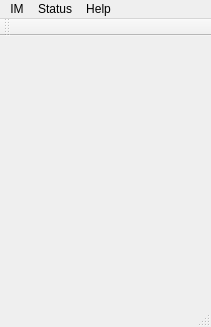
<?xml version="1.0" encoding="UTF-8"?>
<ui version="4.0">
 <class>MainWindow</class>
 <widget class="QMainWindow" name="MainWindow">
  <property name="geometry">
   <rect>
    <x>0</x>
    <y>0</y>
    <width>211</width>
    <height>327</height>
   </rect>
  </property>
  <property name="windowTitle">
   <string>MainWindow</string>
  </property>
  <widget class="QWidget" name="centralWidget"/>
  <widget class="QMenuBar" name="menuBar">
   <property name="geometry">
    <rect>
     <x>0</x>
     <y>0</y>
     <width>211</width>
     <height>24</height>
    </rect>
   </property>
   <widget class="QMenu" name="menuIM">
    <property name="title">
     <string>IM</string>
    </property>
    <addaction name="actionNew_contact"/>
    <addaction name="actionNew_message"/>
    <addaction name="actionGroupchat_bookmarks"/>
    <addaction name="separator"/>
    <addaction name="actionSettings"/>
    <addaction name="separator"/>
    <addaction name="actionQuit"/>
   </widget>
   <widget class="QMenu" name="menuStatus">
    <property name="title">
     <string>Status</string>
    </property>
    <addaction name="actionAvailable"/>
    <addaction name="actionFree_for_chat"/>
    <addaction name="actionAway"/>
    <addaction name="actionExtended_away"/>
    <addaction name="actionDo_not_disturb"/>
    <addaction name="separator"/>
    <addaction name="actionOffline"/>
   </widget>
   <widget class="QMenu" name="menuHelp">
    <property name="title">
     <string>Help</string>
    </property>
    <addaction name="actionOnline_help"/>
    <addaction name="actionSupport_room"/>
    <addaction name="separator"/>
    <addaction name="actionAbout_ACId"/>
    <addaction name="actionAbout_Qt"/>
   </widget>
   <addaction name="menuIM"/>
   <addaction name="menuStatus"/>
   <addaction name="menuHelp"/>
  </widget>
  <widget class="QToolBar" name="mainToolBar">
   <attribute name="toolBarArea">
    <enum>TopToolBarArea</enum>
   </attribute>
   <attribute name="toolBarBreak">
    <bool>false</bool>
   </attribute>
  </widget>
  <widget class="QStatusBar" name="statusBar"/>
  <action name="actionQuit">
   <property name="text">
    <string>Quit</string>
   </property>
  </action>
  <action name="actionAvailable">
   <property name="text">
    <string>Available</string>
   </property>
  </action>
  <action name="actionAway">
   <property name="text">
    <string>Away</string>
   </property>
  </action>
  <action name="actionExtended_away">
   <property name="text">
    <string>Extended away</string>
   </property>
  </action>
  <action name="actionDo_not_disturb">
   <property name="text">
    <string>Do not disturb</string>
   </property>
  </action>
  <action name="actionOffline">
   <property name="text">
    <string>Offline</string>
   </property>
  </action>
  <action name="actionAbout_ACId">
   <property name="text">
    <string>About ACId…</string>
   </property>
  </action>
  <action name="actionAbout_Qt">
   <property name="text">
    <string>About Qt…</string>
   </property>
  </action>
  <action name="actionOnline_help">
   <property name="text">
    <string>Online help</string>
   </property>
  </action>
  <action name="actionSupport_room">
   <property name="text">
    <string>Support room</string>
   </property>
  </action>
  <action name="actionNew_message">
   <property name="text">
    <string>New message</string>
   </property>
  </action>
  <action name="actionGroupchat_bookmarks">
   <property name="text">
    <string>groupchat bookmarks</string>
   </property>
  </action>
  <action name="actionNew_contact">
   <property name="text">
    <string>New contact</string>
   </property>
  </action>
  <action name="actionSettings">
   <property name="text">
    <string>Settings…</string>
   </property>
  </action>
  <action name="actionFree_for_chat">
   <property name="text">
    <string>Free for chat</string>
   </property>
  </action>
 </widget>
 <layoutdefault spacing="6" margin="11"/>
 <resources/>
 <connections/>
</ui>
